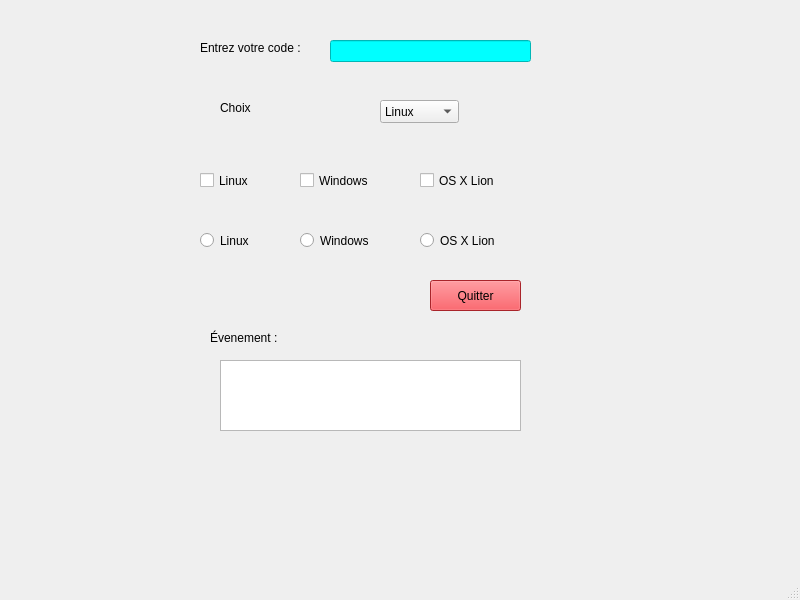
<?xml version="1.0" encoding="UTF-8"?>
<ui version="4.0">
 <class>Exemple</class>
 <widget class="QMainWindow" name="Exemple">
  <property name="geometry">
   <rect>
    <x>0</x>
    <y>0</y>
    <width>800</width>
    <height>600</height>
   </rect>
  </property>
  <property name="windowTitle">
   <string>Exemple</string>
  </property>
  <widget class="QWidget" name="centralwidget">
   <widget class="QTextEdit" name="textEdit">
    <property name="geometry">
     <rect>
      <x>220</x>
      <y>360</y>
      <width>301</width>
      <height>71</height>
     </rect>
    </property>
    <property name="styleSheet">
     <string notr="true">background-color : qconicalgradient(cx:0.5, cy:0.5, angle:0, stop:0 rgba(35, 40, 3, 255), stop:0.16 rgba(136, 106, 22, 255), stop:0.225 rgba(166, 140, 41, 255), stop:0.285 rgba(204, 181, 74, 255), stop:0.345 rgba(235, 219, 102, 255), stop:0.415 rgba(245, 236, 112, 255), stop:0.52 rgba(209, 190, 76, 255), stop:0.57 rgba(187, 156, 51, 255), stop:0.635 rgba(168, 142, 42, 255), stop:0.695 rgba(202, 174, 68, 255), stop:0.75 rgba(218, 202, 86, 255), stop:0.815 rgba(208, 187, 73, 255), stop:0.88 rgba(187, 156, 51, 255), stop:0.935 rgba(137, 108, 26, 255), stop:1 rgba(35, 40, 3, 255))</string>
    </property>
   </widget>
   <widget class="QLabel" name="label_3">
    <property name="geometry">
     <rect>
      <x>210</x>
      <y>330</y>
      <width>181</width>
      <height>16</height>
     </rect>
    </property>
    <property name="text">
     <string>Évenement : </string>
    </property>
   </widget>
   <widget class="QLineEdit" name="lineEdit">
    <property name="geometry">
     <rect>
      <x>330</x>
      <y>40</y>
      <width>201</width>
      <height>22</height>
     </rect>
    </property>
    <property name="styleSheet">
     <string notr="true">background-color : rgb(0, 255, 255)</string>
    </property>
   </widget>
   <widget class="QLabel" name="label_2">
    <property name="geometry">
     <rect>
      <x>200</x>
      <y>40</y>
      <width>111</width>
      <height>16</height>
     </rect>
    </property>
    <property name="text">
     <string>Entrez votre code : </string>
    </property>
   </widget>
   <widget class="QCheckBox" name="checkBoxOSXLion">
    <property name="geometry">
     <rect>
      <x>420</x>
      <y>170</y>
      <width>83</width>
      <height>21</height>
     </rect>
    </property>
    <property name="text">
     <string>OS X Lion</string>
    </property>
   </widget>
   <widget class="QRadioButton" name="radioButtonLinux">
    <property name="geometry">
     <rect>
      <x>200</x>
      <y>230</y>
      <width>100</width>
      <height>21</height>
     </rect>
    </property>
    <property name="text">
     <string>Linux</string>
    </property>
   </widget>
   <widget class="QPushButton" name="pushButtonQuitter">
    <property name="geometry">
     <rect>
      <x>430</x>
      <y>280</y>
      <width>91</width>
      <height>31</height>
     </rect>
    </property>
    <property name="styleSheet">
     <string notr="true">background-color : rgb(237, 51, 59)</string>
    </property>
    <property name="text">
     <string>Quitter</string>
    </property>
   </widget>
   <widget class="QCheckBox" name="checkBoxLinux">
    <property name="geometry">
     <rect>
      <x>200</x>
      <y>170</y>
      <width>83</width>
      <height>21</height>
     </rect>
    </property>
    <property name="text">
     <string>Linux</string>
    </property>
   </widget>
   <widget class="QRadioButton" name="radioButtonWindows_2">
    <property name="geometry">
     <rect>
      <x>420</x>
      <y>230</y>
      <width>100</width>
      <height>21</height>
     </rect>
    </property>
    <property name="text">
     <string>OS X Lion </string>
    </property>
   </widget>
   <widget class="QRadioButton" name="radioButtonWindows">
    <property name="geometry">
     <rect>
      <x>300</x>
      <y>230</y>
      <width>100</width>
      <height>21</height>
     </rect>
    </property>
    <property name="text">
     <string>Windows</string>
    </property>
   </widget>
   <widget class="QComboBox" name="comboBox">
    <property name="geometry">
     <rect>
      <x>380</x>
      <y>100</y>
      <width>79</width>
      <height>23</height>
     </rect>
    </property>
    <item>
     <property name="text">
      <string>Linux</string>
     </property>
    </item>
    <item>
     <property name="text">
      <string>Windows</string>
     </property>
    </item>
    <item>
     <property name="text">
      <string>OS X Lion</string>
     </property>
    </item>
   </widget>
   <widget class="QLabel" name="label">
    <property name="geometry">
     <rect>
      <x>220</x>
      <y>100</y>
      <width>58</width>
      <height>15</height>
     </rect>
    </property>
    <property name="text">
     <string>Choix</string>
    </property>
   </widget>
   <widget class="QCheckBox" name="checkBoxWindows">
    <property name="geometry">
     <rect>
      <x>300</x>
      <y>170</y>
      <width>83</width>
      <height>21</height>
     </rect>
    </property>
    <property name="text">
     <string>Windows</string>
    </property>
   </widget>
  </widget>
  <widget class="QMenuBar" name="menubar">
   <property name="geometry">
    <rect>
     <x>0</x>
     <y>0</y>
     <width>800</width>
     <height>20</height>
    </rect>
   </property>
  </widget>
  <widget class="QStatusBar" name="statusbar"/>
 </widget>
 <resources/>
 <connections>
  <connection>
   <sender>pushButtonQuitter</sender>
   <signal>clicked()</signal>
   <receiver>Exemple</receiver>
   <slot>close()</slot>
   <hints>
    <hint type="sourcelabel">
     <x>334</x>
     <y>312</y>
    </hint>
    <hint type="destinationlabel">
     <x>418</x>
     <y>340</y>
    </hint>
   </hints>
  </connection>
 </connections>
</ui>
